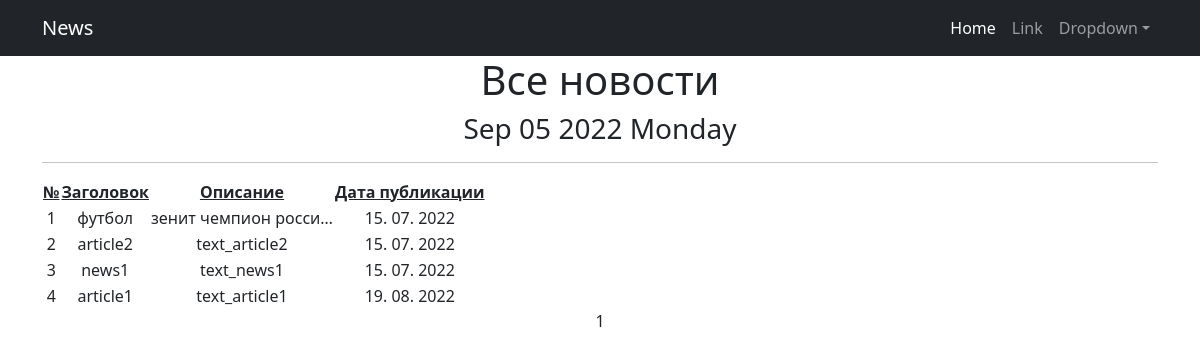
The page /news/ on the database as committed earlier.
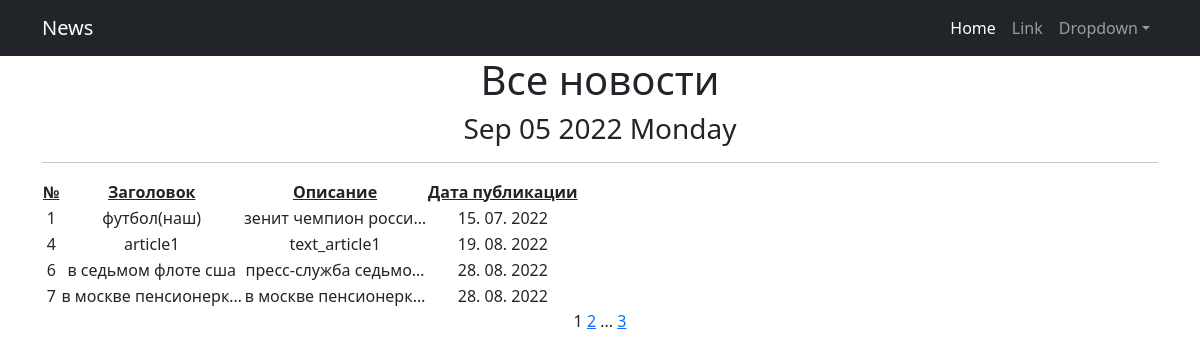
The same page on the database as committed later.
### portal_news/models.py (models this page shows, shortened)
class Post(models.Model):
    article = 'AR'
    news = 'NE'
    POSITIONS = [
        (article, 'Статья'),
        (news, 'Новость')
    ]
    author = models.ForeignKey('Author', on_delete=models.CASCADE)
    select_choices = models.CharField(max_length=2, choices=POSITIONS)
    time = models.DateTimeField(auto_now_add=True)
    category = models.ManyToManyField('Category', through='PostCategory')
    heading_post = models.CharField(max_length=100)
    text_post = models.TextField()
    rating_post = models.IntegerField(default=0)

### portal_news/views.py (the view)
# urls.py: path('', PostList.as_view(), name='post_list'),
class PostList(ListView):
    model = Post
    ordering = 'time'
    template_name = 'news.html'
    context_object_name = 'news'
    paginate_by = 4

### portal_news/templatetags/custom_filters.py (called while the page is built)
@register.filter()
def censor(value):
    for _ in range(len(wrong_words)):
        value = value.lower().replace(wrong_words[_].lower(), len(wrong_words[_]) * "*")
    return f'{value}'

### portal_news/templatetags/custom_tags.py (called while the page is built)
@register.simple_tag()
def current_time(format_string='%b %d %Y'):
   return datetime.utcnow().strftime(format_string)

@register.simple_tag(takes_context=True)
def url_replace(context, **kwargs):
   d = context['request'].GET.copy()
   for k, v in kwargs.items():
       d[k] = v
   return d.urlencode()

### templates/news.html (shortened to what this page needs)
{% extends 'flatpages/default.html' %}
{% load custom_filters %}
{% load custom_tags %}
{% block content %}
   <h1>Все новости</h1>
   <h3>{% current_time '%b %d %Y %A' %}</h3>
   <hr>
   {% if news %}
       <table>
           <tr>
               <td><strong><span style="text-decoration: underline;">№</span></strong></td>
               <td><strong><span style="text-decoration: underline;">Заголовок</span></strong></td>
               <td><strong><span style="text-decoration: underline;">Описание</span></strong></td>
               <td><strong><span style="text-decoration: underline;">Дата публикации</span></strong></td>
           </tr>
           {% for new in news %}
           <tr>
               <td>{{ new.pk|truncatechars:20|censor }}</td>
               <td>{{ new.heading_post|truncatechars:20|censor }}</td>
               <td>{{ new.text_post|truncatechars:20|censor }}</td>
               <td>{{ new.time|date:'d. m. Y' }}</td>
           </tr>
           {% endfor %}
       </table>
   {% else %}
       <h2>Новостей нет!</h2>
   {% endif %}
   {{ page_obj.number }}
   {% if page_obj.has_next %}
       <a href="?{% url_replace page=page_obj.next_page_number %}">{{ page_obj.next_page_number }}</a>
       {% if paginator.num_pages != page_obj.next_page_number %}
           ...
           <a href="?{% url_replace page=page_obj.paginator.num_pages %}">{{ page_obj.paginator.num_pages }}</a>
       {% endif %}
   {% endif %}
{% endblock content %}

### templates/flatpages/default.html (shortened to what this page needs)
<!DOCTYPE html>
<html lang="en">
    <head>
        {% load static %}
        <link href="{% static 'css/styles.css' %}" rel="stylesheet" />
    </head>
    <body>
        <nav class="navbar navbar-expand-lg navbar-dark bg-dark">
            <div class="container">
                <a class="navbar-brand" href="#">News</a>
                <div class="collapse navbar-collapse" id="navbarSupportedContent">
                    <ul class="navbar-nav ms-auto mb-2 mb-lg-0">
                        <li class="nav-item"><a class="nav-link active" aria-current="page" href="#">Home</a></li>
                        <li class="nav-item"><a class="nav-link" href="#">Link</a></li>
                        <li class="nav-item dropdown">
                            <a class="nav-link dropdown-toggle" id="navbarDropdown" href="#" role="button" data-bs-toggle="dropdown" aria-expanded="false">Dropdown</a>
                        </li>
                    </ul>
                </div>
            </div>
        </nav>
    <div class="container">
   <div class="row">
       <div class="col-lg-12 text-center">
           {% block content %}{% endblock content %}
       </div>
   </div>
</div>
    </body>
</html>

Rows that differ between the two databases and show on the page:
removed Post: pk|censor "2", heading_post|censor "article2", text_post|censor "text_article2", time "15. 07. 2022"
removed Post: pk|censor "3", heading_post|censor "news1", text_post|censor "text_news1", time "15. 07. 2022"
changed Post "зенит чемпион росси…": heading_post|censor "футбол" → "футбол(наш)"
added Post: pk|censor "6", heading_post|censor "в седьмом флоте сша", text_post|censor "пресс-служба седьмо…", time "28. 08. 2022"
added Post: pk|censor "7", heading_post|censor "в москве пенсионерк…", text_post|censor "в москве пенсионерк…", time "28. 08. 2022"
Other text that changed with them:
{{ page_obj.next_page_number }}: (not shown) → "2"
{{ page_obj.paginator.num_pages }}: (not shown) → "3"
